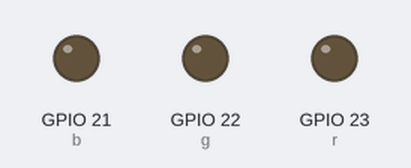
Recording of a sketch running on a simulated ESP32. Parts: output pins drawn as LEDs (lit = HIGH). WiFi joins after 1.5 s; servers stay silent unless stated; what the sketch prints to the serial monitor is not drawn.

Above: at 1.1 s.
At 4.7 s:
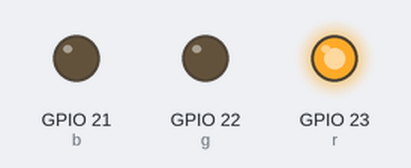
Timing chart, 0 to 14.7 s (numbered marks = the images above):
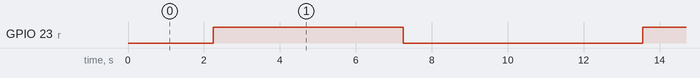

The sketch:

esp32_select_php.ino
```cpp
#include <WiFi.h>
#include <HTTPClient.h>

//const char* ssid     = "Hasan";
//const char* password = "hasan0944";

int r=23;
int g=22;
int b=21;
int u=1;
String r1;
String g1;
String b1;
String d;
int cnchk = 0;
String postData = "";

void setup() {
  Serial.begin(115200);
  pinMode (r, OUTPUT);
  pinMode (g,OUTPUT );
  pinMode (b, OUTPUT );


  WiFi.mode(WIFI_STA);
  WiFi.disconnect();

  WiFi.begin("deniztelefon", "robotics");


}

void loop() {
    delay(100);
    cnchk = 0;
    Serial.println("Will Try to Connect WiFi...");
    while (WiFi.status() != WL_CONNECTED && cnchk < 10) {
      Serial.println("Trying to Connect WiFi...");
      cnchk = cnchk + 1;

    }
    if (WiFi.status() != WL_CONNECTED) {
      Serial.println("Couldnt Connect to WiFi...");
    }
    if (WiFi.status() == WL_CONNECTED) {
      Serial.println("WiFi Connected");
    }

  delay(1000);
  if (WiFi.status() == WL_CONNECTED)
  {
    digitalWrite(r, HIGH);
    delay(5000);
    digitalWrite(r, LOW);
    delay(5000);
    postData = "https://vyamacli.com/IoT/iot_mysql_select.php";
    Serial.println(postData);

    HTTPClient http;
    Serial.println("Client begin...");
    http.begin(postData);             //Specify request destination
    http.setConnectTimeout(30000);
    http.setTimeout(30000);

    int httpCode = http.GET();
    String payload = http.getString();    //Get the response payload
    Serial.println(httpCode);
    Serial.println(payload);
    Serial.println("Client stopped...");
    //digitalWrite(r, LOW);

    if (payload == "id: 5 - Name: Johnx 179 30<br>")
    {
      u=payload.length();

      r1=payload.substring(0,1);
      g1=payload.substring(1,2);
      b1=payload.substring(2,3);
      d=payload.substring(3,u);
  }
  Serial.println(r1);
  Serial.println(g1);
  Serial.println(b1);
  Serial.println(d);
}
 }
```

Measured:
- by itself, GPIO 23 (r): alternates HIGH for 5.0 s and LOW for 6.3 s
